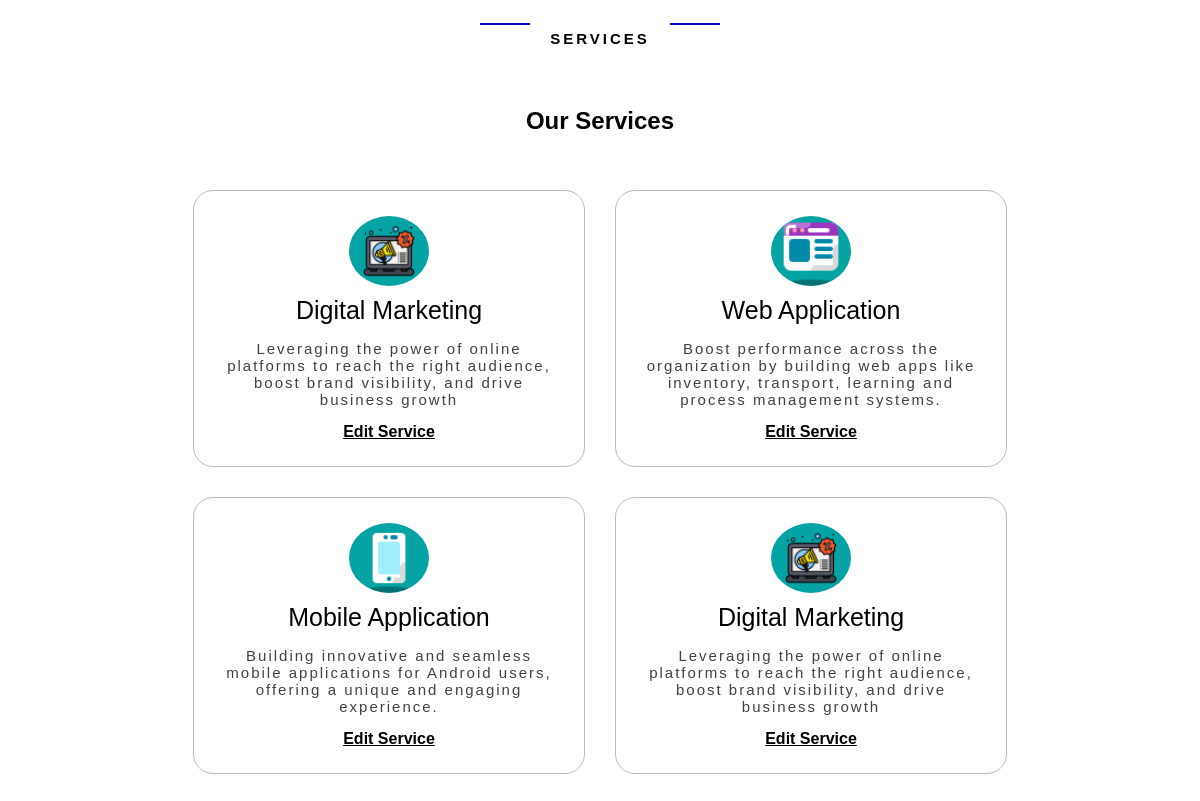
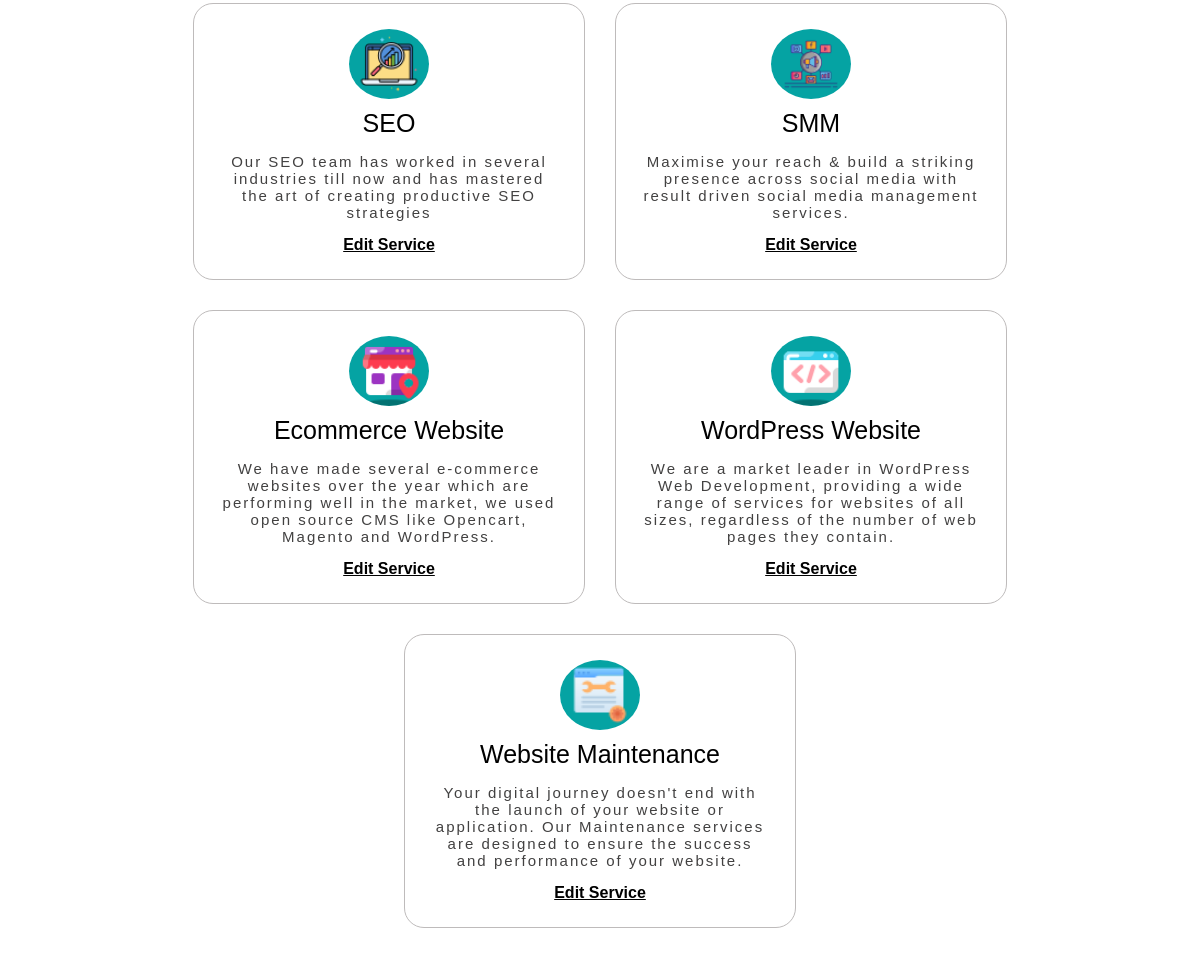
The app's page /Subadmin_panel/all_Services/ (signed in) with its own data (2 pictures, top to bottom).
### Service/models.py (models this page shows)
class service(models.Model):
    img1 = models.ImageField(upload_to='photos/', blank=True, null=True,max_length=200, )
    title= models.CharField(max_length=500, blank=True, null=True)
    paragraph= models.CharField(max_length=500, blank=True, null=True)
    description = models.CharField(max_length=1500, blank=True, null=True)
    img2 = models.ImageField(upload_to='photos/', blank=True, null=True,max_length=200, )

### Subadmin/views.py (the view)
# urls.py: path('all_Services/',views.services_list,name= 'service_list'),
def services_list(request):
    try:
        admin_id = request.session.get('user_id')
        admin = Subadmin_user.objects.get(user_id=admin_id)
        all_service = service.objects.all()
        return render(request,'Subadmin_Allservice.html', {'all_service': all_service})
    except Subadmin_user.DoesNotExist:
        return redirect('/Subadmin_panel/?message=Please login')

### Templates/Subadmin_Allservice.html (shortened to what this page needs)
<main>
    <div class="services-heading">
        <h2 style="margin-top: 30px;">SERVICES</h2>
    </div>
    <h2 style="font-weight: 900;">Our Services</h2>
    <div class="product-grid">
        {% for service in all_service %}
        <div class="product-card">
            <img src="{{ service.img1.url }}" alt="">
            <h3 class="title">{{ service.title }}</h3>
            <p class="sub_title">{{ service.paragraph }}</p>
            <a href="/Subadmin_panel/Edit_service/?idd={{ service.id }}" class="edit_service" style="color: black; font-weight: bold;">Edit Service</a>
        </div>
        {% endfor %}
    </div>
</main>

### Templates/Subadmin_Allservice.html (style rules this page uses)
main { text-align: center; }
.services-heading { position: relative; display: inline-block; margin-bottom: 20px; }
.services-heading::before, .services-heading::after { content: ""; position: absolute; top: 50%; width: 50px; height: 2px; background-color:rgb(9, 9, 206); transform: translateY(-50%); }
.services-heading::before { left: -60px; }
.services-heading::after { right: -60px; }
.services-heading h2 { font-size: 15px; letter-spacing: 3px; font-weight: bold; margin: 0 10px; }
h2 { font-weight: 200; text-align: center; margin-top: 40px; }
.product-grid { display: flex; flex-wrap: wrap; justify-content: center; padding: 20px; }
.product-card { border-radius: 5px; width: 340px; margin: 15px; text-align: center; padding: 25px; border: 1px solid rgb(190, 187, 187); border-radius: 20px; transition: transform 0.3s ease, opacity 0.3s ease, background-color 0.3s ease; cursor: pointer; }
.product-card img { width: 80px; height: 70px; object-fit: contain; background-color: rgb(5, 163, 163); border-radius: 50%; }
.product-card h3 { margin: 10px 0; font-size: 25px; font-family: 'Poppins', sans-serif; }
.product-card p { color: #424141; font-family: 'Arial', sans-serif; letter-spacing: 2px; font-size: 15px; }
.product-card h3 { font-weight: 500; }

### records on screen
service: img1 (picture), title "Digital Marketing", paragraph "Leveraging the power of online platforms to reach the right audience, boost brand visibility, and drive business growth"
service: img1 (picture), title "Web Application", paragraph "Boost performance across the organization by building web apps like inventory, transport, learning and process management systems."
service: img1 (picture), title "Mobile Application", paragraph "Building innovative and seamless mobile applications for Android users, offering a unique and engaging experience."
service: img1 (picture), title "Digital Marketing", paragraph "Leveraging the power of online platforms to reach the right audience, boost brand visibility, and drive business growth"
service: img1 (picture), title "SEO", paragraph "Our SEO team has worked in several industries till now and has mastered the art of creating productive SEO strategies"
service: img1 (picture), title "SMM", paragraph "Maximise your reach & build a striking presence across social media with result driven social media management services."
service: img1 (picture), title "Ecommerce Website", paragraph "We have made several e-commerce websites over the year which are performing well in the market, we used open source CMS like Opencart, Magento and WordPress."
service: img1 (picture), title "WordPress Website", paragraph "We are a market leader in WordPress Web Development, providing a wide range of services for websites of all sizes, regardless of the number of web pages they contain."
service: img1 (picture), title "Website Maintenance", paragraph "Your digital journey doesn't end with the launch of your website or application. Our Maintenance services are designed to ensure the success and performance of your website."
